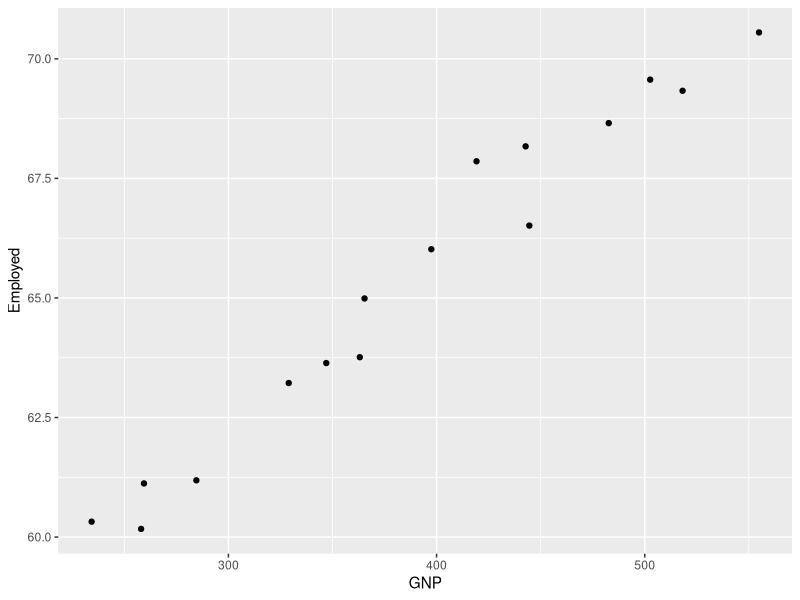
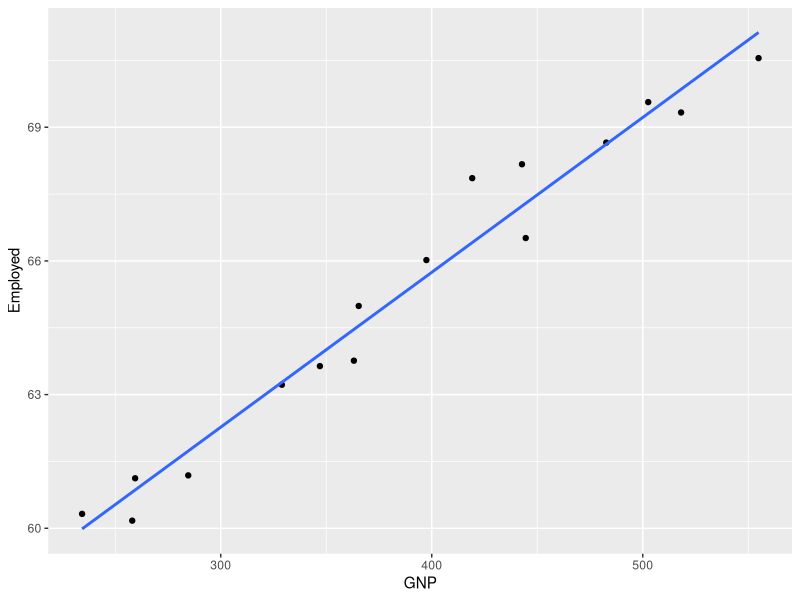

Reproduce these figures in R, in order.
## ---- chunk 1
library(tidyverse)
## ---- chunk 2
data(longley)
glimpse(longley)
## ---- chunk 3
ggplot(longley, aes(x=GNP, y=Employed)) + geom_point()
## ---- chunk 4
fit_model <- lm(Employed~ GNP, longley)
summary(fit_model)
## ---- chunk 5
ggplot(longley, aes(x=GNP, y=Employed)) + geom_point() +
geom_smooth(method = lm, se=F)

## ---- chunk 6
X <- data.frame(GNP = c(300, 200, 500, 100, 600, 1000))
predict(fit_model, newdata = X)
